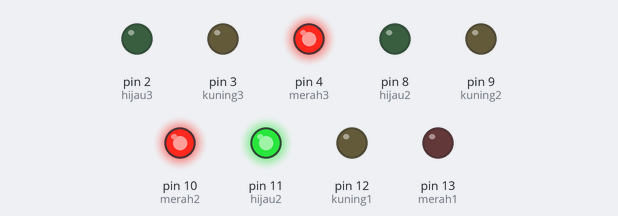
Recording of a sketch running on a simulated Arduino Uno, built with avr-gcc and run on an emulated ATmega328P. On the bench: output pins drawn as LEDs (lit = HIGH).

Above: at 0.5 s.
At 3.5 s:
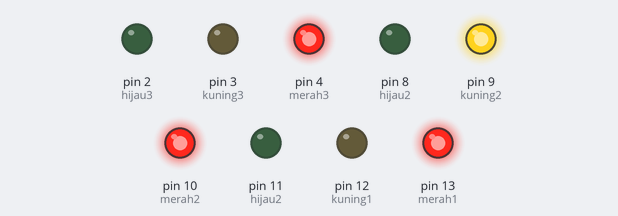
At 4.5 s:
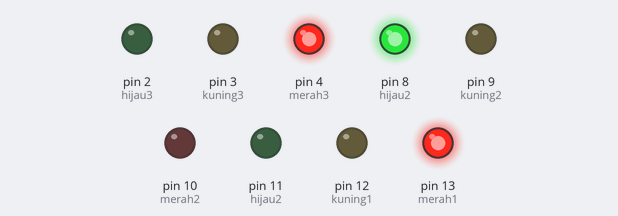
At 6.5 s:
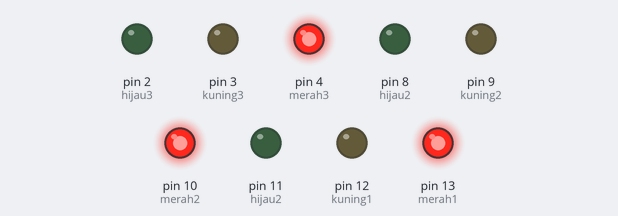
At 9.5 s:
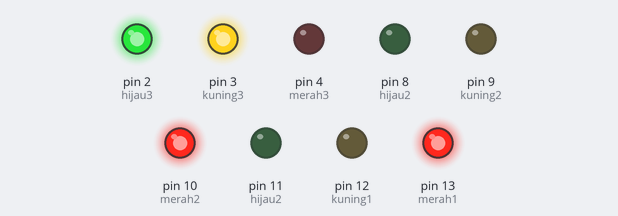
At 13.0 s:
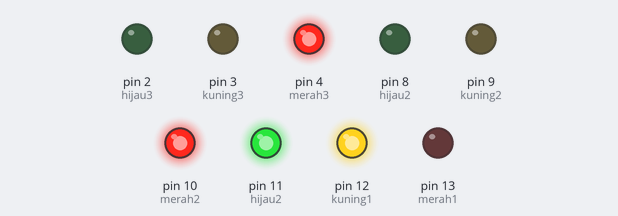
Timing chart, 0 to 15.6 s (numbered marks = the images above):
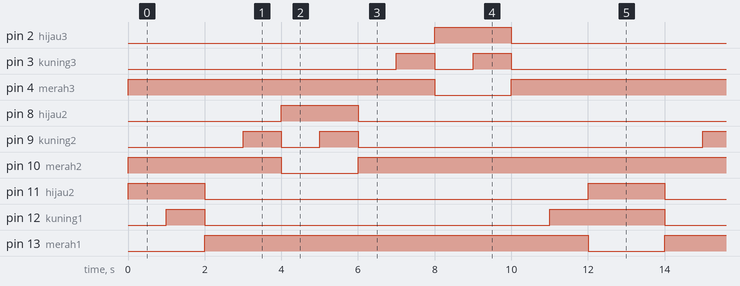

Measured:
- by itself, pin 2 (hijau3), pin 8 (hijau2), pin 11 (hijau2): alternates HIGH for 2.0 s and LOW for 10.0 s
- by itself, pin 3 (kuning3), pin 9 (kuning2): repeats every 12.0 s: LOW 1.0 s, HIGH 1.0 s, LOW 9.0 s, HIGH 1.0 s
- by itself, pin 4 (merah3), pin 10 (merah2): repeats every 12.0 s: LOW 2.0 s, HIGH 10.0 s
- by itself, pin 12 (kuning1): repeats every 12.0 s: LOW 9.0 s, HIGH 3.0 s
- by itself, pin 13 (merah1): alternates HIGH for 10.0 s and LOW for 2.0 s

The sketch:

trafficLightPertigaan.ino
```cpp
void setup() {
  // put your setup code here, to run once:
  pinMode(13, OUTPUT);//merah1
  pinMode(12, OUTPUT);//kuning1
  pinMode(11, OUTPUT);//hijau2

  pinMode(10, OUTPUT);//merah2
  pinMode(9, OUTPUT);//kuning2
  pinMode(8, OUTPUT);//hijau2

  pinMode(4, OUTPUT);//merah3
  pinMode(3, OUTPUT);//kuning3
  pinMode(2, OUTPUT);//hijau3
}

void loop() {
  // put your main code here, to run repeatedly:
  //Lampu 1 Hijau
  digitalWrite(13,0);
  digitalWrite(11,1);
  digitalWrite(10,1);
  digitalWrite(4,1);
  delay(1000);

  //Lampu 1 Hijau Kuning
  digitalWrite(11,1);
  digitalWrite(10,1);
  digitalWrite(4,1);
  digitalWrite(12,1);
  delay(1000);

  //Lampu 1 Merah
  digitalWrite(11,0);
  digitalWrite(12,0);
  digitalWrite(13,1);
  digitalWrite(10,1);
  digitalWrite(4,1);
  delay(1000);

  //Lampu 2 Kuning Merah
  digitalWrite(9,1);
  digitalWrite(11,0);
  digitalWrite(12,0);
  digitalWrite(13,1);
  digitalWrite(10,1);
  digitalWrite(4,1);
  delay(1000);

  //Lampu 2 Hijau
  digitalWrite(8,1);
  digitalWrite(9,0);
  digitalWrite(11,0);
  digitalWrite(12,0);
  digitalWrite(13,1);
  digitalWrite(10,0);
  digitalWrite(4,1);
  delay(1000);

  //Lampu 2 Hijau Kuning
  digitalWrite(8,1);
  digitalWrite(9,1);
  digitalWrite(11,0);
  digitalWrite(12,0);
  digitalWrite(13,1);
  digitalWrite(10,0);
  digitalWrite(4,1);
  delay(1000);

  //Lampu 2 Merah
  digitalWrite(8,0);
  digitalWrite(9,0);
  digitalWrite(11,0);
  digitalWrite(12,0);
  digitalWrite(13,1);
  digitalWrite(10,1);
  digitalWrite(4,1);
  delay(1000);

  //lampu 3 Kuning Merah
  digitalWrite(8,0);
  digitalWrite(9,0);
  digitalWrite(11,0);
  digitalWrite(12,0);
  digitalWrite(13,1);
  digitalWrite(10,1);
  digitalWrite(4,1);
  digitalWrite(3,1);
  delay(1000);

  //Lampu 3 Hijau
  digitalWrite(8,0);
  digitalWrite(9,0);
  digitalWrite(11,0);
  digitalWrite(12,0);
  digitalWrite(13,1);
  digitalWrite(10,1);
  digitalWrite(4,0);
  digitalWrite(3,0);
  digitalWrite(2,1);
  delay(1000);

  //Lampu 3 Hijau Kuning
  digitalWrite(8,0);
  digitalWrite(9,0);
  digitalWrite(11,0);
  digitalWrite(12,0);
  digitalWrite(13,1);
  digitalWrite(10,1);
  digitalWrite(4,0);
  digitalWrite(3,1);
  digitalWrite(2,1);
  delay(1000);

  //Lampu 3 Merah
  digitalWrite(8,0);
  digitalWrite(9,0);
  digitalWrite(11,0);
  digitalWrite(12,0);
  digitalWrite(13,1);
  digitalWrite(10,1);
  digitalWrite(4,1);
  digitalWrite(3,0);
  digitalWrite(2,0);
  delay(1000);

  //Lampu 1 Kuning Merah
  digitalWrite(8,0);
  digitalWrite(9,0);
  digitalWrite(11,0);
  digitalWrite(12,1);
  digitalWrite(13,1);
  digitalWrite(10,1);
  digitalWrite(4,1);
  digitalWrite(3,0);
  digitalWrite(2,0);
  delay(1000);

}
```
